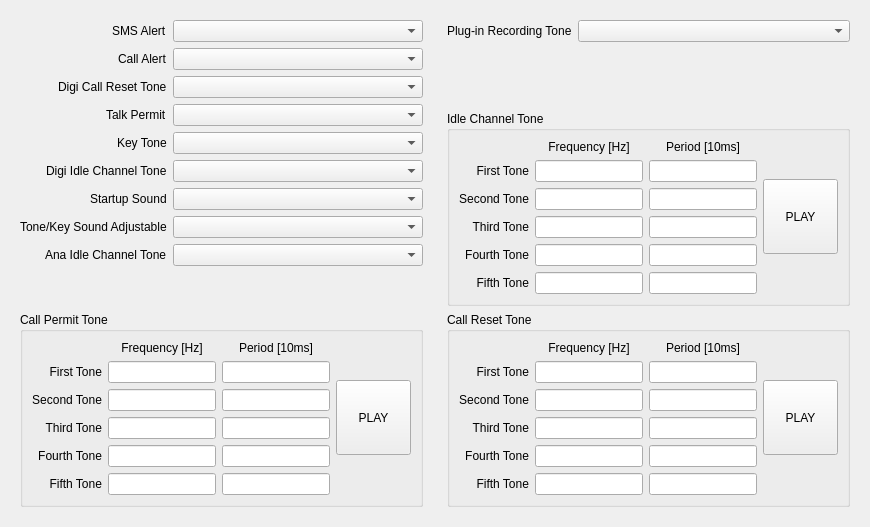
     <widget class="QWidget" name="tab_11">
      <attribute name="title">
       <string>Alert Tone</string>
      </attribute>
      <layout class="QHBoxLayout" name="horizontalLayout_19">
       <item>
        <widget class="QWidget" name="widget_7" native="true">
         <layout class="QVBoxLayout" name="verticalLayout_6">
          <item>
           <layout class="QFormLayout" name="formLayout_15">
            <property name="labelAlignment">
             <set>Qt::AlignmentFlag::AlignRight|Qt::AlignmentFlag::AlignTrailing|Qt::AlignmentFlag::AlignVCenter</set>
            </property>
            <item row="0" column="0">
             <widget class="QLabel" name="label_147">
              <property name="text">
               <string>SMS Alert</string>
              </property>
             </widget>
            </item>
            <item row="0" column="1">
             <widget class="QComboBox" name="smsAlertCmbx"/>
            </item>
            <item row="1" column="0">
             <widget class="QLabel" name="label_148">
              <property name="text">
               <string>Call Alert</string>
              </property>
             </widget>
            </item>
            <item row="2" column="0">
             <widget class="QLabel" name="label_149">
              <property name="text">
               <string>Digi Call Reset Tone</string>
              </property>
             </widget>
            </item>
            <item row="3" column="0">
             <widget class="QLabel" name="label_150">
              <property name="text">
               <string>Talk Permit</string>
              </property>
             </widget>
            </item>
            <item row="4" column="0">
             <widget class="QLabel" name="label_151">
              <property name="text">
               <string>Key Tone</string>
              </property>
             </widget>
            </item>
            <item row="5" column="0">
             <widget class="QLabel" name="label_152">
              <property name="text">
               <string>Digi Idle Channel Tone</string>
              </property>
             </widget>
            </item>
            <item row="6" column="0">
             <widget class="QLabel" name="label_153">
              <property name="text">
               <string>Startup Sound</string>
              </property>
             </widget>
            </item>
            <item row="7" column="0">
             <widget class="QLabel" name="label_154">
              <property name="text">
               <string>Tone/Key Sound Adjustable</string>
              </property>
             </widget>
            </item>
            <item row="8" column="0">
             <widget class="QLabel" name="label_155">
              <property name="text">
               <string>Ana Idle Channel Tone</string>
              </property>
             </widget>
            </item>
            <item row="1" column="1">
             <widget class="QComboBox" name="callAlertCmbx"/>
            </item>
            <item row="2" column="1">
             <widget class="QComboBox" name="digiCallResetToneCmbx"/>
            </item>
            <item row="3" column="1">
             <widget class="QComboBox" name="talkPermitCmbx"/>
            </item>
            <item row="4" column="1">
             <widget class="QComboBox" name="keyToneCmbx"/>
            </item>
            <item row="5" column="1">
             <widget class="QComboBox" name="digiIdleChannelToneCmbx"/>
            </item>
            <item row="6" column="1">
             <widget class="QComboBox" name="startupSoundCmbx"/>
            </item>
            <item row="7" column="1">
             <widget class="QComboBox" name="toneKeySoundAdjustableCmbx"/>
            </item>
            <item row="8" column="1">
             <widget class="QComboBox" name="analogIdleChannelToneCmbx"/>
            </item>
           </layout>
          </item>
          <item>
           <spacer name="verticalSpacer_6">
            <property name="orientation">
             <enum>Qt::Orientation::Vertical</enum>
            </property>
            <property name="sizeHint" stdset="0">
             <size>
              <width>20</width>
              <height>40</height>
             </size>
            </property>
           </spacer>
          </item>
          <item>
           <widget class="QGroupBox" name="groupBox_7">
            <property name="title">
             <string>Call Permit Tone</string>
            </property>
            <layout class="QHBoxLayout" name="horizontalLayout_22">
             <item>
              <layout class="QGridLayout" name="gridLayout_5">
               <item row="4" column="0">
                <widget class="QLabel" name="label_140">
                 <property name="text">
                  <string>Fourth Tone</string>
                 </property>
                 <property name="alignment">
                  <set>Qt::AlignmentFlag::AlignRight|Qt::AlignmentFlag::AlignTrailing|Qt::AlignmentFlag::AlignVCenter</set>
                 </property>
                </widget>
               </item>
               <item row="2" column="0">
                <widget class="QLabel" name="label_141">
                 <property name="text">
                  <string>Second Tone</string>
                 </property>
                 <property name="alignment">
                  <set>Qt::AlignmentFlag::AlignRight|Qt::AlignmentFlag::AlignTrailing|Qt::AlignmentFlag::AlignVCenter</set>
                 </property>
                </widget>
               </item>
               <item row="2" column="2">
                <widget class="QLineEdit" name="callPermitSecondToneFreqTxt"/>
               </item>
               <item row="0" column="3">
                <widget class="QLabel" name="label_142">
                 <property name="text">
                  <string>Period [10ms]</string>
                 </property>
                 <property name="alignment">
                  <set>Qt::AlignmentFlag::AlignCenter</set>
                 </property>
                </widget>
               </item>
               <item row="1" column="0">
                <widget class="QLabel" name="label_143">
                 <property name="text">
                  <string>First Tone</string>
                 </property>
                 <property name="alignment">
                  <set>Qt::AlignmentFlag::AlignRight|Qt::AlignmentFlag::AlignTrailing|Qt::AlignmentFlag::AlignVCenter</set>
                 </property>
                </widget>
               </item>
               <item row="5" column="0">
                <widget class="QLabel" name="label_144">
                 <property name="text">
                  <string>Fifth Tone</string>
                 </property>
                 <property name="alignment">
                  <set>Qt::AlignmentFlag::AlignRight|Qt::AlignmentFlag::AlignTrailing|Qt::AlignmentFlag::AlignVCenter</set>
                 </property>
                </widget>
               </item>
               <item row="0" column="2">
                <widget class="QLabel" name="label_145">
                 <property name="text">
                  <string>Frequency [Hz]</string>
                 </property>
                 <property name="alignment">
                  <set>Qt::AlignmentFlag::AlignCenter</set>
                 </property>
                </widget>
               </item>
               <item row="3" column="0">
                <widget class="QLabel" name="label_146">
                 <property name="text">
                  <string>Third Tone</string>
                 </property>
                 <property name="alignment">
                  <set>Qt::AlignmentFlag::AlignRight|Qt::AlignmentFlag::AlignTrailing|Qt::AlignmentFlag::AlignVCenter</set>
                 </property>
                </widget>
               </item>
               <item row="1" column="2">
                <widget class="QLineEdit" name="callPermitFirstToneFreqTxt"/>
               </item>
               <item row="3" column="2">
                <widget class="QLineEdit" name="callPermitThirdToneFreqTxt"/>
               </item>
               <item row="4" column="2">
                <widget class="QLineEdit" name="callPermitFourthToneFreqTxt"/>
               </item>
               <item row="5" column="2">
                <widget class="QLineEdit" name="callPermitFifthToneFreqTxt"/>
               </item>
               <item row="1" column="3">
                <widget class="QLineEdit" name="callPermitFirstTonePeriodTxt"/>
               </item>
               <item row="2" column="3">
                <widget class="QLineEdit" name="callPermitSecondTonePeriodTxt"/>
               </item>
               <item row="3" column="3">
                <widget class="QLineEdit" name="callPermitThirdTonePeriodTxt"/>
               </item>
               <item row="4" column="3">
                <widget class="QLineEdit" name="callPermitFourthTonePeriodTxt"/>
               </item>
               <item row="5" column="3">
                <widget class="QLineEdit" name="callPermitFifthTonePeriodTxt"/>
               </item>
              </layout>
             </item>
             <item>
              <widget class="QPushButton" name="callPermitPlayBtn">
               <property name="minimumSize">
                <size>
                 <width>0</width>
                 <height>75</height>
                </size>
               </property>
               <property name="maximumSize">
                <size>
                 <width>75</width>
                 <height>16777215</height>
                </size>
               </property>
               <property name="text">
                <string>PLAY</string>
               </property>
              </widget>
             </item>
            </layout>
           </widget>
          </item>
         </layout>
        </widget>
       </item>
       <item>
        <widget class="QWidget" name="widget_8" native="true">
         <layout class="QVBoxLayout" name="verticalLayout_5">
          <item>
           <layout class="QFormLayout" name="formLayout_14">
            <item row="0" column="1">
             <widget class="QComboBox" name="pluginRecordingToneCmbx"/>
            </item>
            <item row="0" column="0">
             <widget class="QLabel" name="label_139">
              <property name="text">
               <string>Plug-in Recording Tone</string>
              </property>
             </widget>
            </item>
           </layout>
          </item>
          <item>
           <spacer name="verticalSpacer_7">
            <property name="orientation">
             <enum>Qt::Orientation::Vertical</enum>
            </property>
            <property name="sizeHint" stdset="0">
             <size>
              <width>20</width>
              <height>40</height>
             </size>
            </property>
           </spacer>
          </item>
          <item>
           <widget class="QGroupBox" name="groupBox_5">
            <property name="title">
             <string>Idle Channel Tone</string>
            </property>
            <layout class="QHBoxLayout" name="horizontalLayout_20">
             <item>
              <layout class="QGridLayout" name="gridLayout_3">
               <item row="4" column="0">
                <widget class="QLabel" name="label_125">
                 <property name="text">
                  <string>Fourth Tone</string>
                 </property>
                 <property name="alignment">
                  <set>Qt::AlignmentFlag::AlignRight|Qt::AlignmentFlag::AlignTrailing|Qt::AlignmentFlag::AlignVCenter</set>
                 </property>
                </widget>
               </item>
               <item row="2" column="0">
                <widget class="QLabel" name="label_126">
                 <property name="text">
                  <string>Second Tone</string>
                 </property>
                 <property name="alignment">
                  <set>Qt::AlignmentFlag::AlignRight|Qt::AlignmentFlag::AlignTrailing|Qt::AlignmentFlag::AlignVCenter</set>
                 </property>
                </widget>
               </item>
               <item row="2" column="2">
                <widget class="QLineEdit" name="idleChannelSecondToneFreqTxt"/>
               </item>
               <item row="0" column="3">
                <widget class="QLabel" name="label_127">
                 <property name="text">
                  <string>Period [10ms]</string>
                 </property>
                 <property name="alignment">
                  <set>Qt::AlignmentFlag::AlignCenter</set>
                 </property>
                </widget>
               </item>
               <item row="1" column="0">
                <widget class="QLabel" name="label_128">
                 <property name="text">
                  <string>First Tone</string>
                 </property>
                 <property name="alignment">
                  <set>Qt::AlignmentFlag::AlignRight|Qt::AlignmentFlag::AlignTrailing|Qt::AlignmentFlag::AlignVCenter</set>
                 </property>
                </widget>
               </item>
               <item row="5" column="0">
                <widget class="QLabel" name="label_129">
                 <property name="text">
                  <string>Fifth Tone</string>
                 </property>
                 <property name="alignment">
                  <set>Qt::AlignmentFlag::AlignRight|Qt::AlignmentFlag::AlignTrailing|Qt::AlignmentFlag::AlignVCenter</set>
                 </property>
                </widget>
               </item>
               <item row="0" column="2">
                <widget class="QLabel" name="label_130">
                 <property name="text">
                  <string>Frequency [Hz]</string>
                 </property>
                 <property name="alignment">
                  <set>Qt::AlignmentFlag::AlignCenter</set>
                 </property>
                </widget>
               </item>
               <item row="3" column="0">
                <widget class="QLabel" name="label_131">
                 <property name="text">
                  <string>Third Tone</string>
                 </property>
                 <property name="alignment">
                  <set>Qt::AlignmentFlag::AlignRight|Qt::AlignmentFlag::AlignTrailing|Qt::AlignmentFlag::AlignVCenter</set>
                 </property>
                </widget>
               </item>
               <item row="1" column="2">
                <widget class="QLineEdit" name="idleChannelFirstToneFreqTxt"/>
               </item>
               <item row="3" column="2">
                <widget class="QLineEdit" name="idleChannelThirdToneFreqTxt"/>
               </item>
               <item row="4" column="2">
                <widget class="QLineEdit" name="idleChannelFourthToneFreqTxt"/>
               </item>
               <item row="5" column="2">
                <widget class="QLineEdit" name="idleChannelFifthToneFreqTxt"/>
               </item>
               <item row="1" column="3">
                <widget class="QLineEdit" name="idleChannelFirstTonePeriodTxt"/>
               </item>
               <item row="2" column="3">
                <widget class="QLineEdit" name="idleChannelSecondTonePeriodTxt"/>
               </item>
               <item row="3" column="3">
                <widget class="QLineEdit" name="idleChannelThirdTonePeriodTxt"/>
               </item>
               <item row="4" column="3">
                <widget class="QLineEdit" name="idleChannelFourthTonePeriodTxt"/>
               </item>
               <item row="5" column="3">
                <widget class="QLineEdit" name="idleChannelFifthTonePeriodTxt"/>
               </item>
              </layout>
             </item>
             <item>
              <widget class="QPushButton" name="idleChannelPlayBtn">
               <property name="minimumSize">
                <size>
                 <width>0</width>
                 <height>75</height>
                </size>
               </property>
               <property name="maximumSize">
                <size>
                 <width>75</width>
                 <height>16777215</height>
                </size>
               </property>
               <property name="text">
                <string>PLAY</string>
               </property>
              </widget>
             </item>
            </layout>
           </widget>
          </item>
          <item>
           <widget class="QGroupBox" name="groupBox_6">
            <property name="title">
             <string>Call Reset Tone</string>
            </property>
            <layout class="QHBoxLayout" name="horizontalLayout_21">
             <item>
              <layout class="QGridLayout" name="gridLayout_4">
               <item row="4" column="0">
                <widget class="QLabel" name="label_132">
                 <property name="text">
                  <string>Fourth Tone</string>
                 </property>
                 <property name="alignment">
                  <set>Qt::AlignmentFlag::AlignRight|Qt::AlignmentFlag::AlignTrailing|Qt::AlignmentFlag::AlignVCenter</set>
                 </property>
                </widget>
               </item>
               <item row="2" column="0">
                <widget class="QLabel" name="label_133">
                 <property name="text">
                  <string>Second Tone</string>
                 </property>
                 <property name="alignment">
                  <set>Qt::AlignmentFlag::AlignRight|Qt::AlignmentFlag::AlignTrailing|Qt::AlignmentFlag::AlignVCenter</set>
                 </property>
                </widget>
               </item>
               <item row="2" column="2">
                <widget class="QLineEdit" name="callResetSecondToneFreqTxt"/>
               </item>
               <item row="0" column="3">
                <widget class="QLabel" name="label_134">
                 <property name="text">
                  <string>Period [10ms]</string>
                 </property>
                 <property name="alignment">
                  <set>Qt::AlignmentFlag::AlignCenter</set>
                 </property>
                </widget>
               </item>
               <item row="1" column="0">
                <widget class="QLabel" name="label_135">
                 <property name="text">
                  <string>First Tone</string>
                 </property>
                 <property name="alignment">
                  <set>Qt::AlignmentFlag::AlignRight|Qt::AlignmentFlag::AlignTrailing|Qt::AlignmentFlag::AlignVCenter</set>
                 </property>
                </widget>
               </item>
               <item row="5" column="0">
                <widget class="QLabel" name="label_136">
                 <property name="text">
                  <string>Fifth Tone</string>
                 </property>
                 <property name="alignment">
                  <set>Qt::AlignmentFlag::AlignRight|Qt::AlignmentFlag::AlignTrailing|Qt::AlignmentFlag::AlignVCenter</set>
                 </property>
                </widget>
               </item>
               <item row="0" column="2">
                <widget class="QLabel" name="label_137">
                 <property name="text">
                  <string>Frequency [Hz]</string>
                 </property>
                 <property name="alignment">
                  <set>Qt::AlignmentFlag::AlignCenter</set>
                 </property>
                </widget>
               </item>
               <item row="3" column="0">
                <widget class="QLabel" name="label_138">
                 <property name="text">
                  <string>Third Tone</string>
                 </property>
                 <property name="alignment">
                  <set>Qt::AlignmentFlag::AlignRight|Qt::AlignmentFlag::AlignTrailing|Qt::AlignmentFlag::AlignVCenter</set>
                 </property>
                </widget>
               </item>
               <item row="1" column="2">
                <widget class="QLineEdit" name="callResetFirstToneFreqTxt"/>
               </item>
               <item row="3" column="2">
                <widget class="QLineEdit" name="callResetThirdToneFreqTxt"/>
               </item>
               <item row="4" column="2">
                <widget class="QLineEdit" name="callResetFourthToneFreqTxt"/>
               </item>
               <item row="5" column="2">
                <widget class="QLineEdit" name="callResetFifthToneFreqTxt"/>
               </item>
               <item row="1" column="3">
                <widget class="QLineEdit" name="callResetFirstTonePeriodTxt"/>
               </item>
               <item row="2" column="3">
                <widget class="QLineEdit" name="callResetSecondTonePeriodTxt"/>
               </item>
               <item row="3" column="3">
                <widget class="QLineEdit" name="callResetThirdTonePeriodTxt"/>
               </item>
               <item row="4" column="3">
                <widget class="QLineEdit" name="callResetFourthTonePeriodTxt"/>
               </item>
               <item row="5" column="3">
                <widget class="QLineEdit" name="callResetFifthTonePeriodTxt"/>
               </item>
              </layout>
             </item>
             <item>
              <widget class="QPushButton" name="callResetPlayBtn">
               <property name="minimumSize">
                <size>
                 <width>0</width>
                 <height>75</height>
                </size>
               </property>
               <property name="maximumSize">
                <size>
                 <width>75</width>
                 <height>16777215</height>
                </size>
               </property>
               <property name="text">
                <string>PLAY</string>
               </property>
              </widget>
             </item>
            </layout>
           </widget>
          </item>
         </layout>
        </widget>
       </item>
      </layout>
     </widget>
